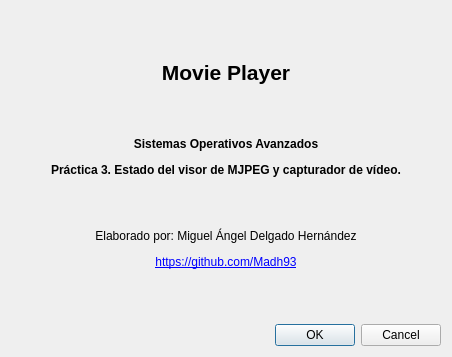
<?xml version="1.0" encoding="UTF-8"?>
<ui version="4.0">
 <class>Acerca</class>
 <widget class="QDialog" name="Acerca">
  <property name="geometry">
   <rect>
    <x>0</x>
    <y>0</y>
    <width>452</width>
    <height>357</height>
   </rect>
  </property>
  <property name="windowTitle">
   <string>Acerca de</string>
  </property>
  <layout class="QVBoxLayout" name="verticalLayout_2">
   <item>
    <layout class="QVBoxLayout" name="verticalLayout">
     <item>
      <widget class="QLabel" name="label">
       <property name="text">
        <string>&lt;html&gt;&lt;head/&gt;&lt;body&gt;&lt;p align=&quot;center&quot;&gt;&lt;span style=&quot; font-size:16pt; font-weight:600;&quot;&gt;Movie Player&lt;/span&gt;&lt;/p&gt;&lt;p align=&quot;center&quot;&gt;&lt;br/&gt;&lt;/p&gt;&lt;p align=&quot;center&quot;&gt;&lt;span style=&quot; font-weight:600;&quot;&gt;Sistemas Operativos Avanzados&lt;/span&gt;&lt;/p&gt;&lt;p align=&quot;center&quot;&gt;&lt;span style=&quot; font-weight:600;&quot;&gt;Práctica 3. Estado del visor de MJPEG y capturador de vídeo.&lt;/span&gt;&lt;/p&gt;&lt;p align=&quot;center&quot;&gt;&lt;br/&gt;&lt;/p&gt;&lt;p align=&quot;center&quot;&gt;Elaborado por: Miguel Ángel Delgado Hernández&lt;/p&gt;&lt;p align=&quot;center&quot;&gt;&lt;a href=&quot;https://github.com/Madh93&quot;&gt;&lt;span style=&quot; text-decoration: underline; color:#0000ff;&quot;&gt;https://github.com/Madh93&lt;/span&gt;&lt;/a&gt;&lt;/p&gt;&lt;/body&gt;&lt;/html&gt;</string>
       </property>
      </widget>
     </item>
    </layout>
   </item>
   <item>
    <widget class="QDialogButtonBox" name="buttonBox">
     <property name="orientation">
      <enum>Qt::Horizontal</enum>
     </property>
     <property name="standardButtons">
      <set>QDialogButtonBox::Cancel|QDialogButtonBox::Ok</set>
     </property>
    </widget>
   </item>
  </layout>
 </widget>
 <resources/>
 <connections>
  <connection>
   <sender>buttonBox</sender>
   <signal>accepted()</signal>
   <receiver>Acerca</receiver>
   <slot>accept()</slot>
   <hints>
    <hint type="sourcelabel">
     <x>248</x>
     <y>254</y>
    </hint>
    <hint type="destinationlabel">
     <x>157</x>
     <y>274</y>
    </hint>
   </hints>
  </connection>
  <connection>
   <sender>buttonBox</sender>
   <signal>rejected()</signal>
   <receiver>Acerca</receiver>
   <slot>reject()</slot>
   <hints>
    <hint type="sourcelabel">
     <x>316</x>
     <y>260</y>
    </hint>
    <hint type="destinationlabel">
     <x>286</x>
     <y>274</y>
    </hint>
   </hints>
  </connection>
 </connections>
</ui>
